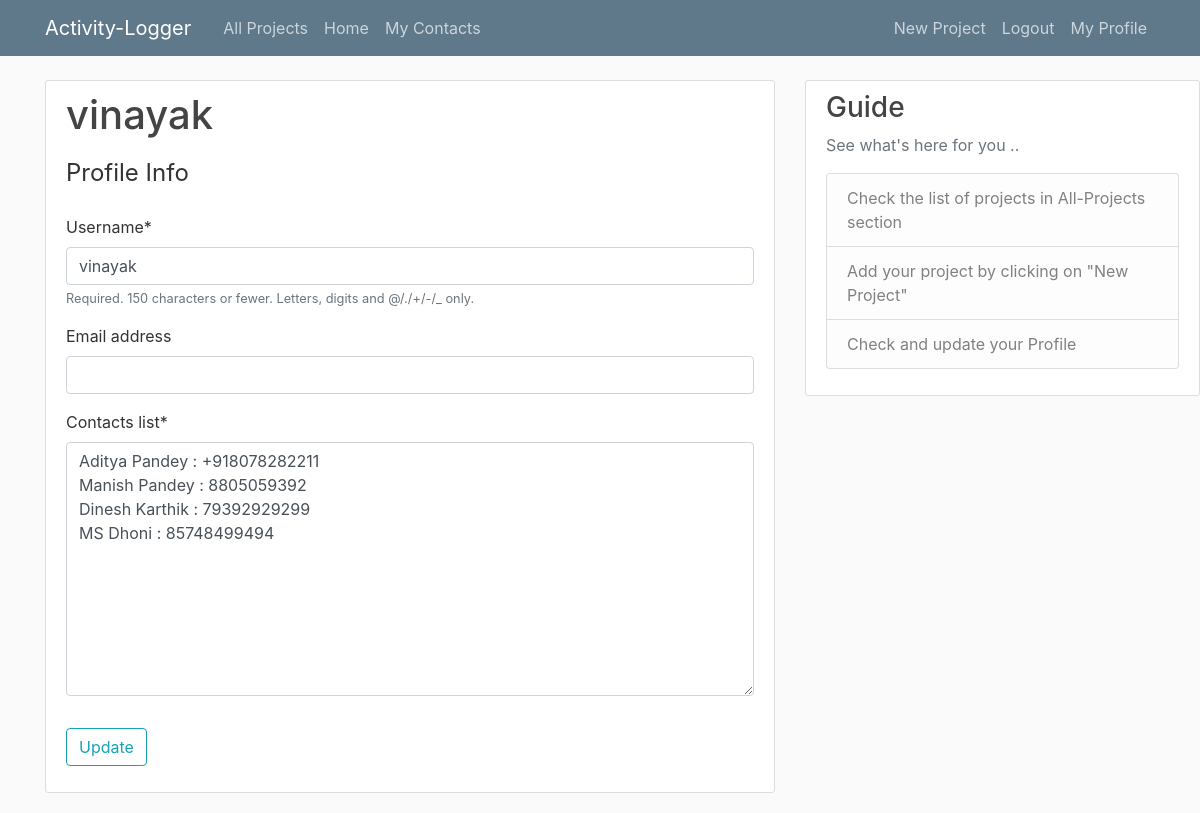
The app's page /profile/ (signed in), older data.
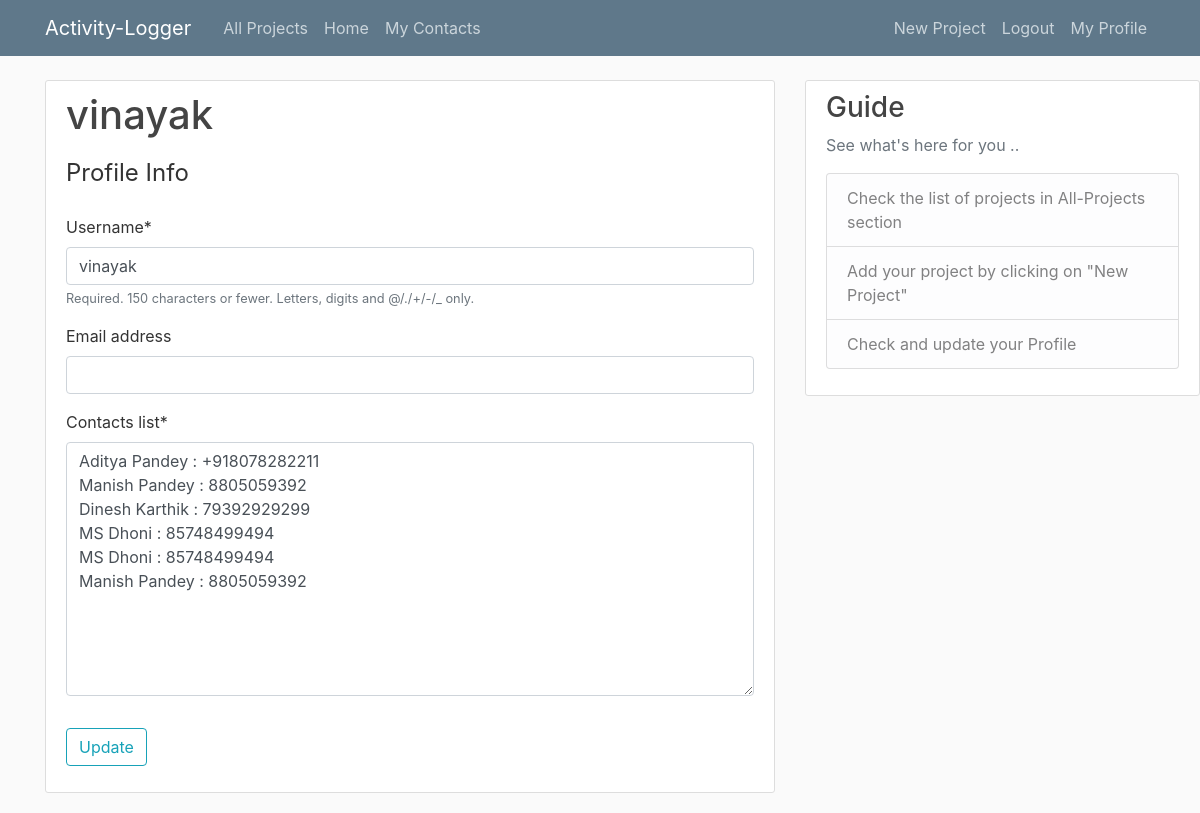
The same page, newer data.
### users/models.py (models this page shows, shortened)
class Profile (models.Model):
	user = models.OneToOneField(User, on_delete=models.CASCADE)
	contacts_list = models.TextField(default="NO CONTACTS")

### users/views.py (the view)
# urls.py: path('profile/',user_views.profile,name='profile'),
@login_required
def profile(request):
	if request.method == 'POST':
		u_form = UserUpdateForm(request.POST, instance=request.user)
		p_form = ProfileUpdateForm(request.POST,
				request.FILES,instance=request.user.profile)
		if u_form.is_valid() and p_form.is_valid():
			u_form.save()
			p_form.save()
			messages.success(request, f'your Account has been updated!')
			return redirect('profile')
	else:
		u_form = UserUpdateForm(instance=request.user)
		p_form = ProfileUpdateForm(instance=request.user.profile)
	context = {
		'u_form':u_form,
		'p_form':p_form
	}
	return render(request,'users/profile.html',context)

### users/forms.py
class UserUpdateForm(forms.ModelForm):
	email = forms.EmailField
	class Meta:
		model = User
		fields = ['username','email']

class ProfileUpdateForm(forms.ModelForm):
	class Meta:
		model = Profile
		fields = ['contacts_list']

### users/templates/users/profile.html (shortened to what this page needs)
{% extends "blog/base.html" %}
{% load crispy_forms_tags %}
{% block content %}
	<div class="content-section">
	  <div class="media">
	    <div class="media-body">
	      <h2 class="account-heading">{{ user.username }}</h2>
	    </div>
	  </div>
	  <form method="POST" enctype="multipart/form-data">
			<fieldset class="form-group">
				<legend class="borfer-bottom mb-4">
					Profile Info
				</legend>
				{{ u_form|crispy }}
				{{ p_form|crispy }}
			</fieldset>
			<div class="form-group">
				<button class="btn btn-outline-info" type="submit"> Update </button>
			</div>
		</form>
	</div>
{% endblock content %}

Row changes from the older to the newer data that the page shows:
changed Profile: contacts_list "Aditya Pandey : +918078282211 Manish Pandey : 8805059392 Dinesh Karthik : 79392929299 MS Dhoni : 85748499494" → "Aditya Pandey : +918078282211 Manish Pandey : 8805059392 Dinesh Karthik : 79392929299 MS Dhoni : 85748499494 MS Dhoni : 85748499494 Manish Pandey : 8805059392"
